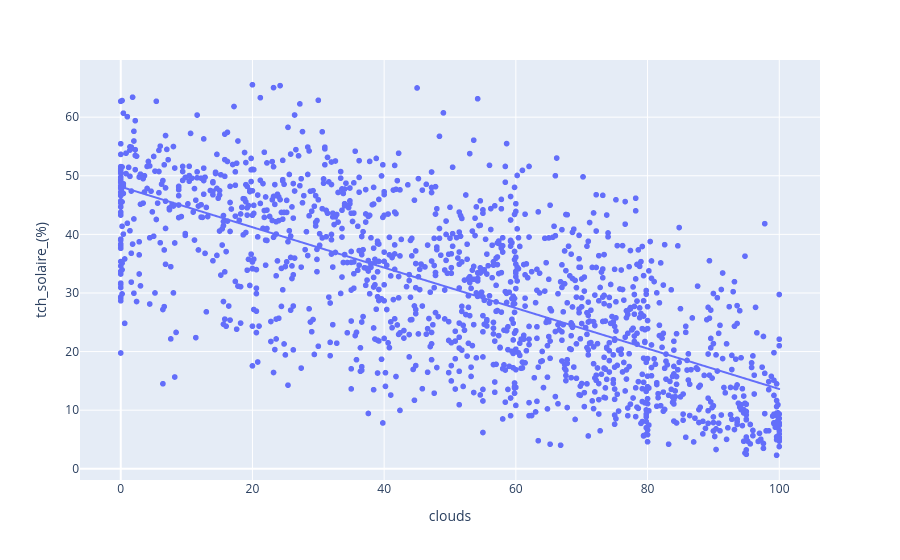

Notebook code for this chart:
### Code cell
px.scatter(merged_data, x='clouds', y='tch_solaire_(%)', trendline='ols')

### Figure 1 — Plotly figure (JSON) as saved in the notebook; plotly's stock layout.template omitted (floating-point values rounded to 4 significant figures; data arrays with more than 128 entries replaced by an {"elided": "..."} marker saying what was removed)
{"data": [{"hovertemplate": "clouds=%{x}<br>tch_solaire_(%)=%{y}<extra></extra>", "legendgroup": "", "marker": {"color": "#636efa", "symbol": "circle"}, "mode": "markers", "name": "", "showlegend": false, "type": "scattergl", "x": {"elided": "1453 float values"}, "xaxis": "x", "y": {"elided": "1453 float values"}, "yaxis": "y"}, {"hovertemplate": "<b>OLS trendline</b><br>tch_solaire_(%) = -0.345136 * clouds + 48.126<br>R<sup>2</sup>=0.481757<br><br>clouds=%{x}<br>tch_solaire_(%)=%{y} <b>(trend)</b><extra></extra>", "legendgroup": "", "marker": {"color": "#636efa", "symbol": "circle"}, "mode": "lines", "name": "", "showlegend": false, "type": "scattergl", "x": {"elided": "1453 float values"}, "xaxis": "x", "y": {"elided": "1453 float values"}, "yaxis": "y"}], "layout": {"legend": {"tracegroupgap": 0}, "margin": {"t": 60}, "xaxis": {"anchor": "y", "domain": [0, 1], "title": {"text": "clouds"}}, "yaxis": {"anchor": "x", "domain": [0, 1], "title": {"text": "tch_solaire_(%)"}}}}
